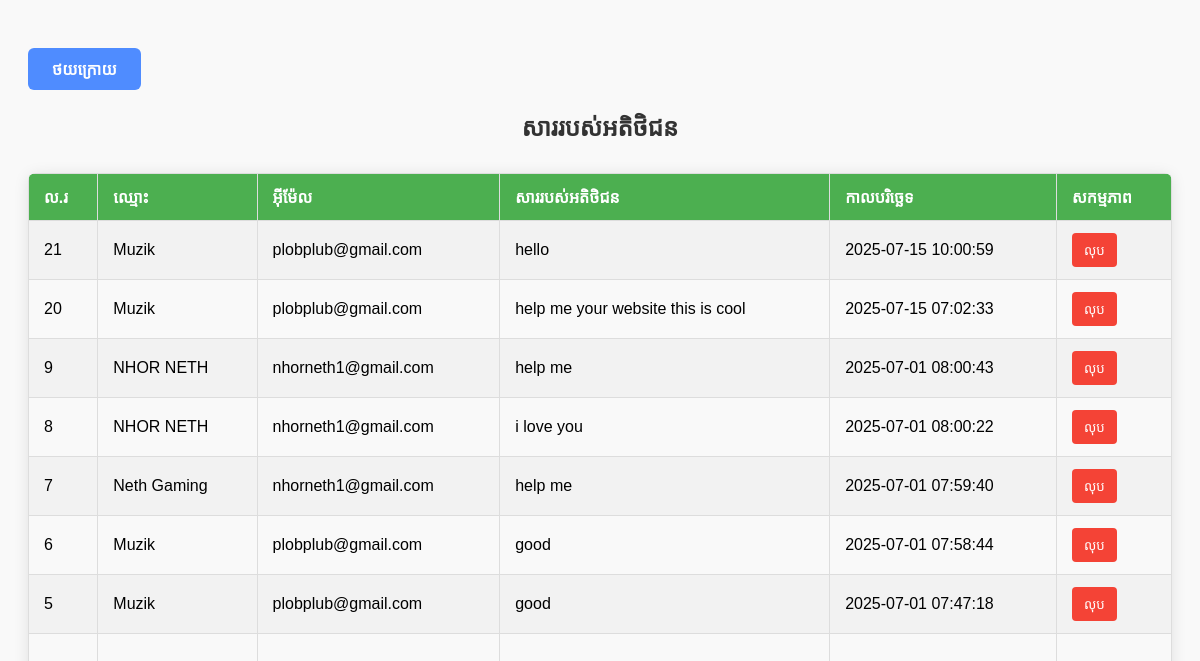
Screenshot of /customer-service/dashboard.php with the database file from the repository.
### tables this page shows
CREATE TABLE `messages` (
  `id` int(11) NOT NULL,
  `name` varchar(100) NOT NULL,
  `email` varchar(100) NOT NULL,
  `message` text NOT NULL,
  `created_at` timestamp NOT NULL DEFAULT current_timestamp()
);

### customer-service/dashboard.php (the view, shortened to what this page needs)
<?php
include 'db.php';
$result = $conn->query("SELECT * FROM messages ORDER BY created_at DESC");
?>
<!DOCTYPE html>
<html>
<head>
</head>
<body>
  <a href="../admin/index.php" style="
    display:inline-block;
    margin-top:20px;
    padding:10px 24px;
    background:#4f8cff;
    color:#fff;
    border-radius:6px;
    text-decoration:none;
    font-size:16px;
    font-weight:600;
    transition:background 0.2s;
" onmouseover="this.style.background='#f11414ff'" onmouseout="this.style.background='#4f8cff'">
    ថយក្រោយ</a>
  <h2>សាររបស់អតិថិជន</h2>
  <table>
    <tr>
      <th>ល.រ</th>
      <th>ឈ្មោះ</th>
      <th>អ៊ីម៉ែល</th>
      <th>សាររបស់អតិថិជន</th>
      <th>កាលបរិច្ឆេទ</th>
      <th>សកម្មភាព</th>
    </tr>
    <?php while ($row = $result->fetch_assoc()) { ?>
      <tr>
        <td><?= $row['id'] ?></td>
        <td><?= htmlspecialchars($row['name']) ?></td>
        <td><?= htmlspecialchars($row['email']) ?></td>
        <td><?= htmlspecialchars($row['message']) ?></td>
        <td><?= $row['created_at'] ?></td>
        <td>
          <form action="delete-message.php" method="POST" style="display:inline;">
            <button type="submit" class="delete-btn" onclick="return confirm('តើអ្នកពិតជាចង់លុបសារនេះមែនទេ?')">លុប</button>
          </form>
        </td>
      </tr>
    <?php } ?>
  </table>
</body>
</html>

### customer-service/dashboard.php (style rules this page uses)
body { font-family: Arial, sans-serif; padding: 20px; background-color: #f9f9f9; }
h2 { text-align: center; color: #333; margin-bottom: 30px; opacity: 0; transform: translateY(-20px); transition: all 0.5s ease-out; }
h2.visible { opacity: 1; transform: translateY(0); }
table { border-collapse: collapse; width: 100%; margin-top: 20px; box-shadow: 0 2px 15px rgba(0, 0, 0, 0.1); overflow: hidden; border-radius: 8px; }
th, td { border: 1px solid #ddd; padding: 12px 15px; text-align: left; transition: all 0.3s ease; }
th { background-color: #4CAF50; color: white; font-weight: bold; }
tr:nth-child(even) { background-color: #f2f2f2; }
tr { opacity: 0; transform: translateY(20px); transition: all 0.5s ease-out; }
tr.visible { opacity: 1; transform: translateY(0); }
.delete-btn { background-color: #f44336; color: white; border: none; padding: 8px 12px; border-radius: 4px; cursor: pointer; transition: background-color 0.3s; }

### rows the page displays
messages: id "21", name "Muzik", email "plobplub@gmail.com", message "hello", created_at "2025-07-15 10:00:59"
messages: id "20", name "Muzik", email "plobplub@gmail.com", message "help me your website this is cool", created_at "2025-07-15 07:02:33"
messages: id "9", name "NHOR NETH", email "nhorneth1@gmail.com", message "help me", created_at "2025-07-01 08:00:43"
messages: id "8", name "NHOR NETH", email "nhorneth1@gmail.com", message "i love you", created_at "2025-07-01 08:00:22"
messages: id "7", name "Neth Gaming", email "nhorneth1@gmail.com", message "help me", created_at "2025-07-01 07:59:40"
messages: id "6", name "Muzik", email "plobplub@gmail.com", message "good", created_at "2025-07-01 07:58:44"
messages: id "5", name "Muzik", email "plobplub@gmail.com", message "good", created_at "2025-07-01 07:47:18"
